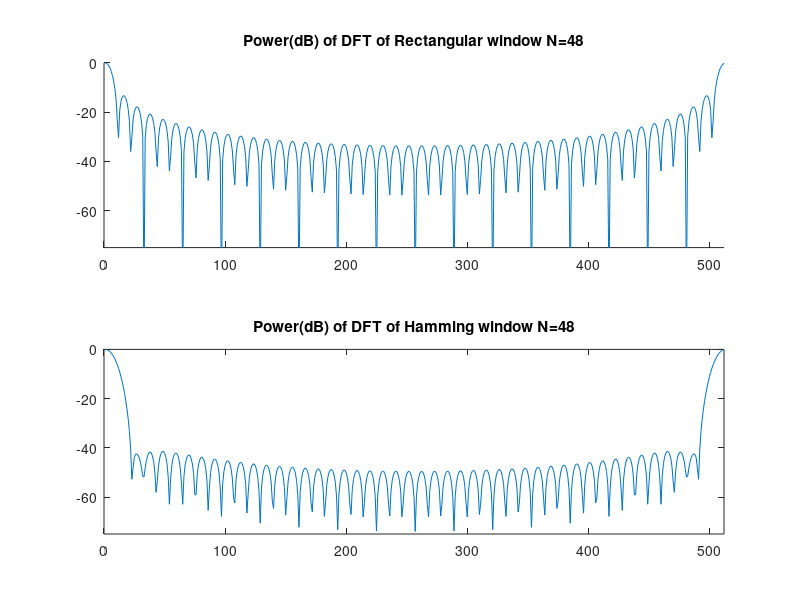

The MATLAB source for this figure:
% Nick Kohout
% Steve Neuendorffer

% Here we consider a signal s containing several frequencies.
% We begin by truncating the sequence at different lengths,
% periodically extending the function to a large length(512) and
% taking the DFT (or FFT) as an approximation to the DTFT.  (Notice 
% that since we have chosen Discrete frequencies of the form 2Pi*k/N,
% the DFT of the sequence trucated to length N will simply be Discrete
% Delta functions at the input frequencies.   This is done for 
% illustrative purposes only.)

% Given a signal x[n] and a truncation window h[n], we are finding the
% DTFT of x[n]h[n] which is proportional to X(ejw)*H(ejw) (periodic 
% convolution).   This shows that it makes sense to look at H(ejw) as a
% "spreading" or "distortion" of the exact frequencies of X(ejw) when
% the DFT is used to approximate X(ejw).   (i.e. we wish to choose a 
% window h[n] whose DTFT H(ejw) is either narrow (high resolution)
% or low ripple (low sidelobe level)).   Unfortunately, there is a 
% trade off between the two.

% Later on we take the DFT (approximating the DTFT) of both windows.
% In order to get a quantitive analysis of the resolution and sidelobe
% level in each, we also plot the Power as a function of frequency for
% each window.

% ANALYSIS:
% it is seen in the first sequence of graphs that at short truncation 
% lengths, both the rectangular window(R) and the Hamming window(H)
% are 'poor'.   At medium lengths (N=32, say)  We can see how the
% Hamming window, with lower resolution does not distinguish between
% frequencies that are close together, but has practically no
% sidelobes.   The Rectangular window, however resolves the large
% peaks very nicely, but does not contain much useful information about
% lower energy frequencies.

% Looking at the plots of the DFT of both windows, we can see that the
% Hamming window has approximately half the resolution of the 
% Rectangular window (twice the main lobe width).   However, the 
% largest sidelobe of the Hamming window is down >40 dB, whereas the 
% largest sidelobe of the Rectangular window is down a mere 10-15 dB. 

N=512;
n=1:N;

s=3*cos(2*pi/N*10*n)+3*cos(2*pi/N*20*n)+cos(2*pi/N*100*n)+cos(2*pi/N*30*n)+2*cos(2*pi/N*60*n);
fs=abs(fft(s));

k=[8 16 32 64 128 256 384 512];
for M=k

r=[ones(1,M) zeros(1,N-M)];
xr=r.*s;
fr=fft(xr);

m=1:M;
ham=.54-.46*cos(2*pi*m/(M-1));
ham=[ham zeros(1,N-M)];
xh=ham.*s;
fh=fft(xh);

clf;


subplot(2,1,1)
hold on;
plot(n,fs*M/N,'r')
plot(n,abs(fr));
title(sprintf('square window M=%i',M))
axis([0 N 0 2*M])

subplot(2,1,2)
hold on;
plot(n,fs*M/N,'r')
plot(n,abs(fh)/0.54);
title(sprintf('hamming window M=%i',M))
axis([0 N 0 2*M])

disp('Hit a key for the next plot')
pause
end % for loop

clf

M=48;

r=[ones(1,M) zeros(1,N-M)];
xr=r.*s;
fr=fft(xr);

m=1:M;
ham=.54-.46*cos(2*pi*m/(M-1));
ham=[ham zeros(1,N-M)];
xh=ham.*s;
fh=fft(xh);

fftr=fft(r);
fftham=fft(ham);


subplot(2,1,1);
hold on;
plot(n,abs(fftr));
title('DFT of Rectangular window N=48');


subplot(2,1,2);
plot(n,abs(fftham));
title('DFT of Hamming window N=48');

disp('hit a key');
pause;
clf;


subplot(2,1,1);
hold on;
plot(n,20*log10((abs(fftr)+.001)./max(abs(fftr))));
title('Power(dB) of DFT of Rectangular window N=48');
axis([0 N -75 0]);

subplot(2,1,2);
plot(n,20*log10((abs(fftham)+.001)./max(abs(fftham))));
title('Power(dB) of DFT of Hamming window N=48');
axis([0 N -75 0]);

% END!
